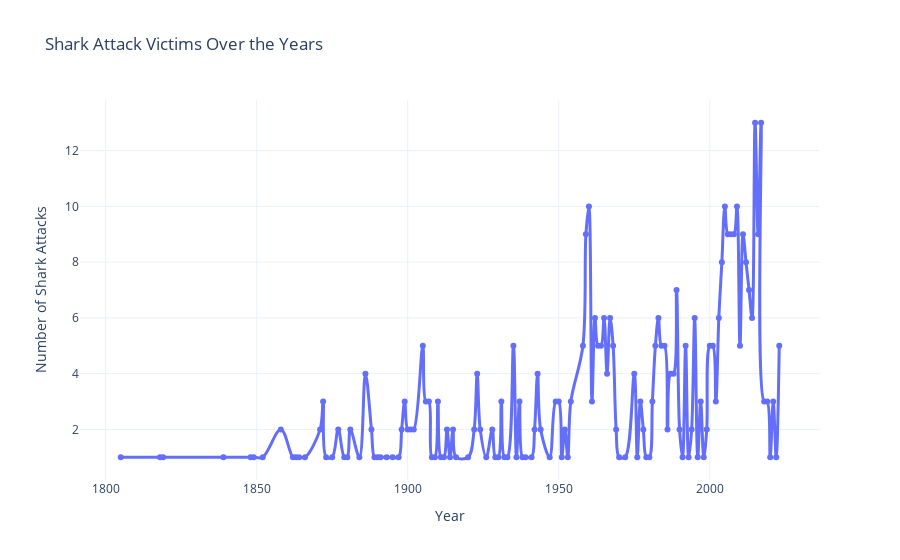

Notebook source saved alongside this figure:
### Code cell
import plotly.express as px
import plotly.io as pio
import pandas as pd
# Set renderer (VS Code opens in browser, Jupyter use 'notebook')
pio.renderers.default = 'vscode'
# Ensure Year is numeric
df['YYYY'] = pd.to_numeric(df['YYYY'], errors='coerce')
# Drop rows with missing year values
df = df.dropna(subset=['YYYY'])
# Count number of shark attacks per year
attacks_per_year = df.groupby('YYYY').size().reset_index(name='Count')
# Sort by year (important for line continuity)
attacks_per_year = attacks_per_year.sort_values('YYYY')
# Create line chart
fig = px.line(
    attacks_per_year,
    x='YYYY',
    y='Count',
    title='Shark Attack Victims Over the Years',
    markers=True,
    line_shape='spline',  # smooth line
    color_discrete_sequence=px.colors.qualitative.Plotly
)
#  chart
fig.update_traces(line=dict(width=3))
fig.update_layout(
    xaxis_title='Year',
    yaxis_title='Number of Shark Attacks',
    template='plotly_white',
    hovermode='x unified'
)
fig.show()

### Figure 1 — Plotly figure (JSON) as saved in the notebook; plotly's stock layout.template omitted (floating-point values rounded to 4 significant figures; data arrays with more than 128 entries replaced by an {"elided": "..."} marker saying what was removed)
{"data": [{"hovertemplate": "YYYY=%{x}<br>Count=%{y}<extra></extra>", "legendgroup": "", "line": {"color": "#636EFA", "dash": "solid", "shape": "spline", "width": 3}, "marker": {"symbol": "circle"}, "mode": "lines+markers", "name": "", "orientation": "v", "showlegend": false, "type": "scatter", "x": {"elided": "136 int values"}, "xaxis": "x", "y": {"elided": "136 int values"}, "yaxis": "y"}], "layout": {"hovermode": "x unified", "legend": {"tracegroupgap": 0}, "title": {"text": "Shark Attack Victims Over the Years"}, "xaxis": {"anchor": "y", "domain": [0, 1], "title": {"text": "Year"}}, "yaxis": {"anchor": "x", "domain": [0, 1], "title": {"text": "Number of Shark Attacks"}}}}
